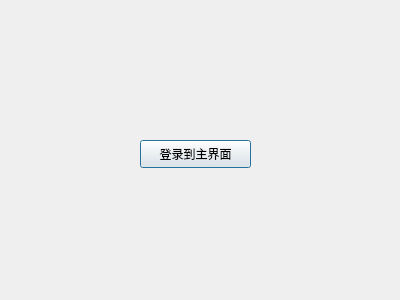
<?xml version="1.0" encoding="UTF-8"?>
<ui version="4.0">
 <class>LoginDialog</class>
 <widget class="QDialog" name="LoginDialog">
  <property name="geometry">
   <rect>
    <x>0</x>
    <y>0</y>
    <width>400</width>
    <height>300</height>
   </rect>
  </property>
  <property name="windowTitle">
   <string>Dialog</string>
  </property>
  <widget class="QPushButton" name="pushButton">
   <property name="geometry">
    <rect>
     <x>140</x>
     <y>140</y>
     <width>111</width>
     <height>28</height>
    </rect>
   </property>
   <property name="text">
    <string>登录到主界面</string>
   </property>
  </widget>
 </widget>
 <resources/>
 <connections>
  <connection>
   <sender>pushButton</sender>
   <signal>clicked()</signal>
   <receiver>LoginDialog</receiver>
   <slot>accept()</slot>
   <hints>
    <hint type="sourcelabel">
     <x>193</x>
     <y>155</y>
    </hint>
    <hint type="destinationlabel">
     <x>306</x>
     <y>223</y>
    </hint>
   </hints>
  </connection>
 </connections>
</ui>
